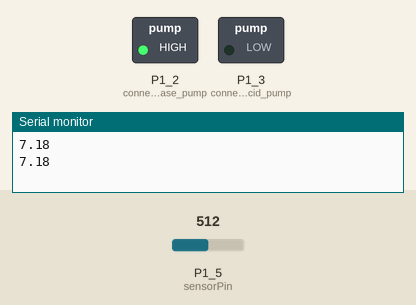
A sketch run on a simulated TI MSP430 LaunchPad. Shown: switched loads named in the sketch (green lamp = pin HIGH), the last lines printed to the serial monitor. Inputs (shaded band) come from the test bench; at power-on: P1_5 (sensorPin) = 512.

Above: at 1.8 s.
1.9 s: P1_5 (sensorPin) set to 407
4.2 s: P1_5 (sensorPin) set to 380
At 7.2 s:
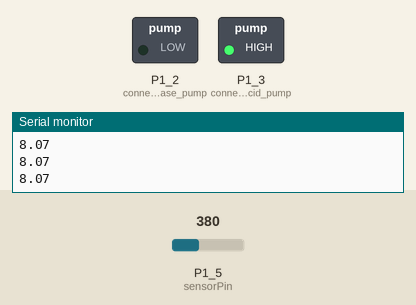
7.5 s: P1_5 (sensorPin) set to 511
At 9.6 s:
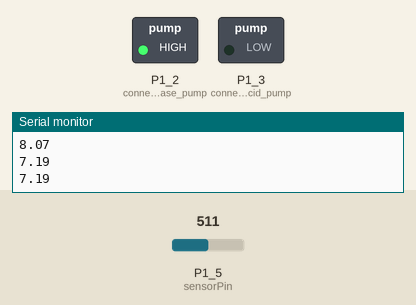
10.5 s: P1_5 (sensorPin) set to 306
At 13.2 s:
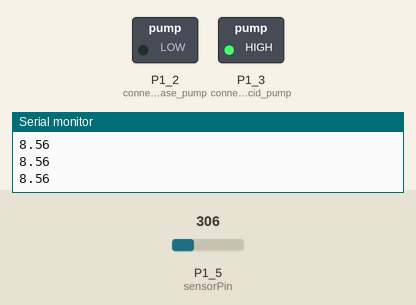
Timing chart, 0 to 14.5 s (numbered marks = the images above; inputs shaded):
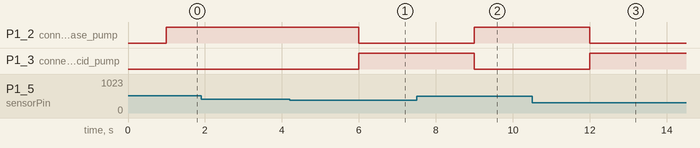

The sketch:

sketch_pHcode.ino
```cpp
int sensorPin = P1_5;

void setup()
{
  Serial.begin(9600);
  pinMode(P1_2, OUTPUT); // connected to base pump
  pinMode(P1_3, OUTPUT); // connected to acid pump
}

void loop()
{
  float x = analogRead(sensorPin);
  float pH =((-0.0067)*x) + 10.614;  // using equation from graph constructed by measuring the voltage at 2 pH values.
  Serial.println(pH);
  delay(1000);
  if (pH > 8)  // solution is too basic, need to add acid
  {
    digitalWrite(P1_3, HIGH);
    digitalWrite(P1_2, LOW);

  }
  if (pH < 8) // solution is too acidic, need to add base
  {
    digitalWrite(P1_2, HIGH);
    digitalWrite(P1_3, LOW);

  }
}
```

Measured:
- the behaviour switches between 391 and 390 on P1_5 (sensorPin) (found by bisection; images 0 and 1)
- after the input at 4.2 s, P1_2 (connected_to_base_pump): HIGH → LOW after 1.8 s; P1_3 (connected_to_acid_pump): LOW → HIGH after 1.8 s
- after the input at 7.5 s, P1_2 (connected_to_base_pump): LOW → HIGH after 1.5 s; P1_3 (connected_to_acid_pump): HIGH → LOW after 1.5 s
- after the input at 10.5 s, P1_2 (connected_to_base_pump): HIGH → LOW after 1.5 s; P1_3 (connected_to_acid_pump): LOW → HIGH after 1.5 s
